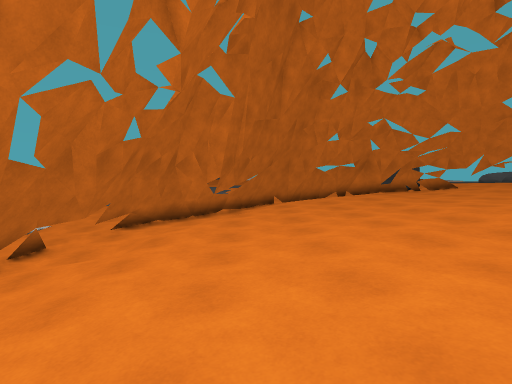
[1] (above)

16 first-person views from a walk through a scene from a Unity 3-D project. The camera is 1.5 m above the floor, tilts 4° down and sees 80° across. The floor is counted in squares, 1 m on a side. Each view is taken from the middle of a square. On the plan, view 1 faces up. The plan holds only what a view shows up to about 15 squares ahead; the rest is blank. The place goes on beyond the plan. Surface patterns are stand-ins for the level's own textures.

[2]
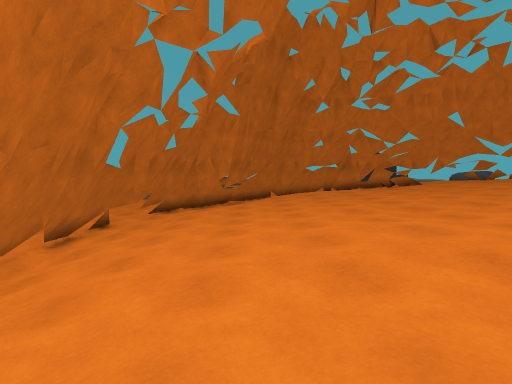

[3]
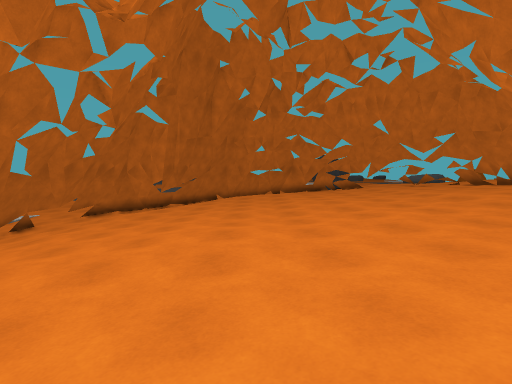

[4]
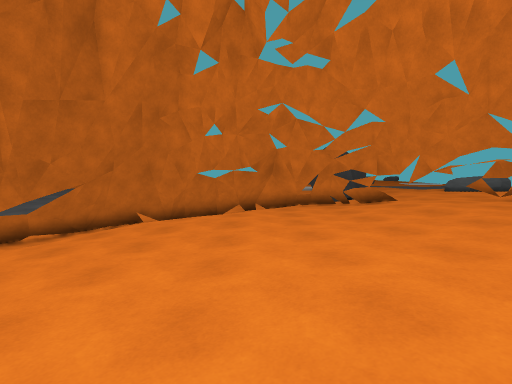

[5]
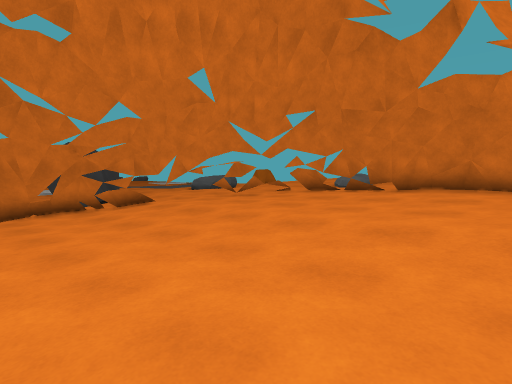

[6]
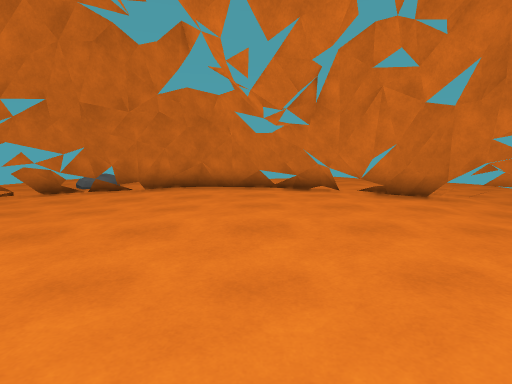

[7]
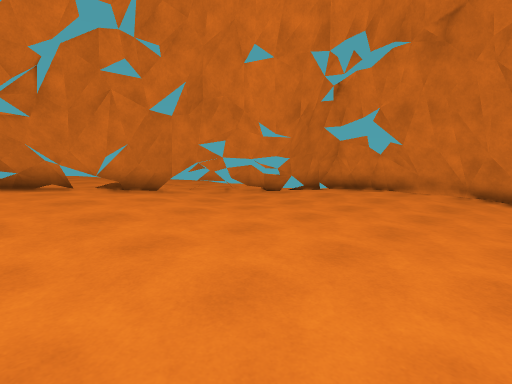

[8]
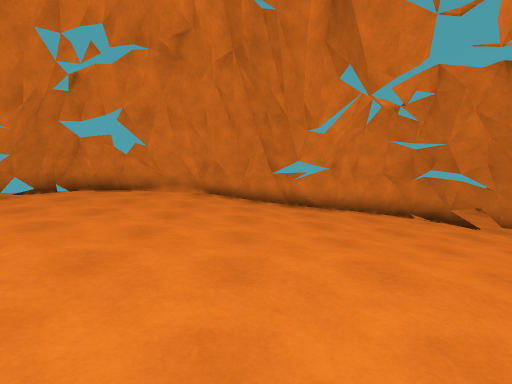

[9]
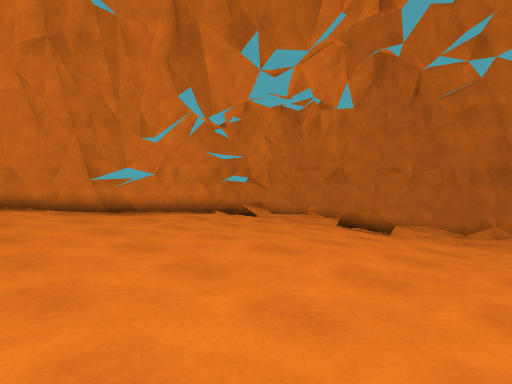

[10]
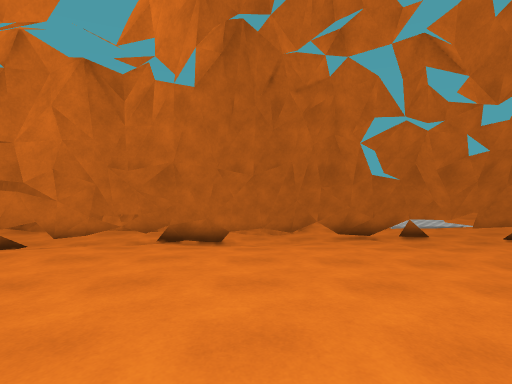

[11]
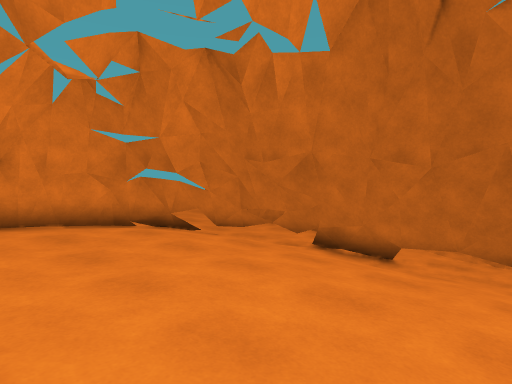

[12]
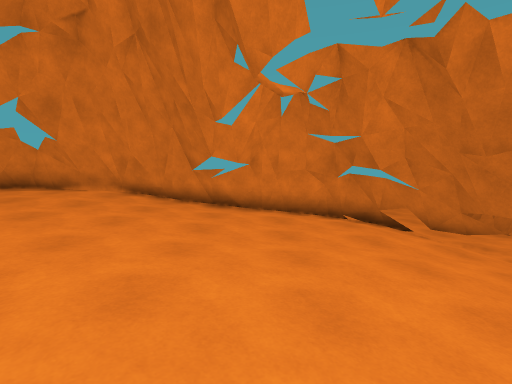

[13]
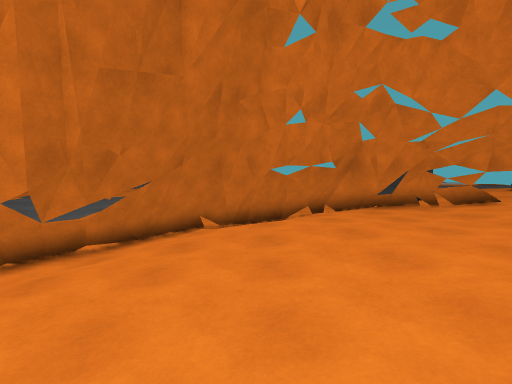

[14]
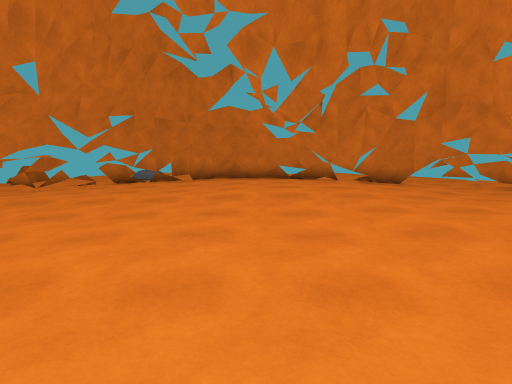

[15]
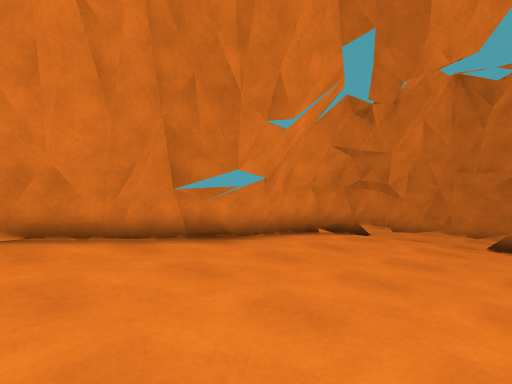

[16]
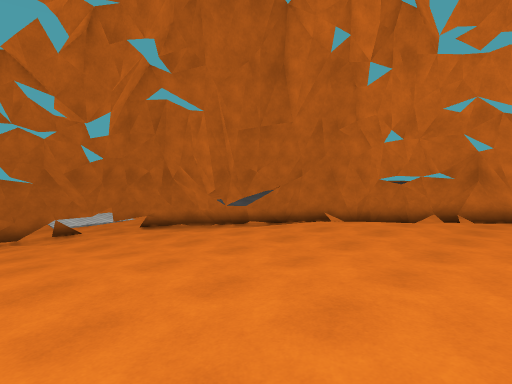

### Floor plan
Key: @ floor where view 1 was taken; # wall or solid block; . main floor; : floor 0.25 m higher than the main floor; - floor 0.25 m lower than the main floor; + floor 0.5 m higher than the main floor; _ floor 0.5 m lower than the main floor; < floor 0.75 m lower than the main floor; ( floor 1 m lower than the main floor; ! floor 1.25 m lower than the main floor; / step, stairs or slope; = window, fence, low wall or low ledge; ^ raised ledge; v drop or lower ground; O other object.
Columns run from 8 left of view 1 to 20 right of it. Each row starts with its distance up from view 1.
 21 ^^^^^       ^^     ^^ ^
 20  ^^^^    ^  ^^=#^^^^ ^^^ ^
 19    ^     ^^=#######^^^^^^^
 18          ^##  ___-##^^^^^^
 17         ^#<//__----#^^^^^^
 16       ^^#<___-----..#^^^^^^^
 15 ^    ^^##<___-----...#:^ ^^^
 14 ^^^  ^##/<___----....::#^=^ O
 13 ^^^ ^##(<<___----....:::#^^^O
 12 ^^^^#(/<<<___----....:::+#^ ^
 11 ^^^##(/<<____---....::::+#^^
 10 ^^^#(//<<<___--.....::::+#^
  9 ^^^#!/<<<<___--.....:::++#^
  8 ^^##!/<<<___---....:::++++#
  7 ^^#!//(<<___---..../:++++##
  6 ^^#!//<<<__----..../:++++#^
  5 ^^#!//<<____---....::++ +#^
  4 ^^#!//<<___----....::+++##^
  3 ^^#!///<__----.....::+++#^^
  2 ^^^#///<__--.......:::+#=^^^^
  1 ^^^#///___---.......:::#^  ^^
  0  ^^#(//_@_----.......::#^^
 -1   ^=#(/<___--.........:^^^
 -2 ^^^^#(/____--........#^^^^^^
 -3 =^^^=#<____--.......:#^#^^^^^
 -4 ^^^^^##___---.....:::#=^^ ^^^
 -5  ^^^^^###_-#-...:::::#^ ^^ ^^
 -6  ^^^^ ^=#####../::::##
 -7  ^^^^ ^    ^^########^
 -8 #^^^^           vvvv
 -9 #^^^^

Positions as (right, up) in squares from view 1, and headings:
1: (0, 0), facing up
2: (0, -4), facing up
3: (4, -5), facing up
4: (6, 5), facing up
5: (6, 6), facing up-right
6: (6, 6), facing right
7: (5, 6), facing down-right
8: (5, 6), facing down
9: (8, 6), facing down-left
10: (6, 2), facing left
11: (3, 4), facing down-left
12: (2, 5), facing down
13: (3, 7), facing up
14: (2, 7), facing right
15: (8, 0), facing down-left
16: (9, 5), facing up-left
